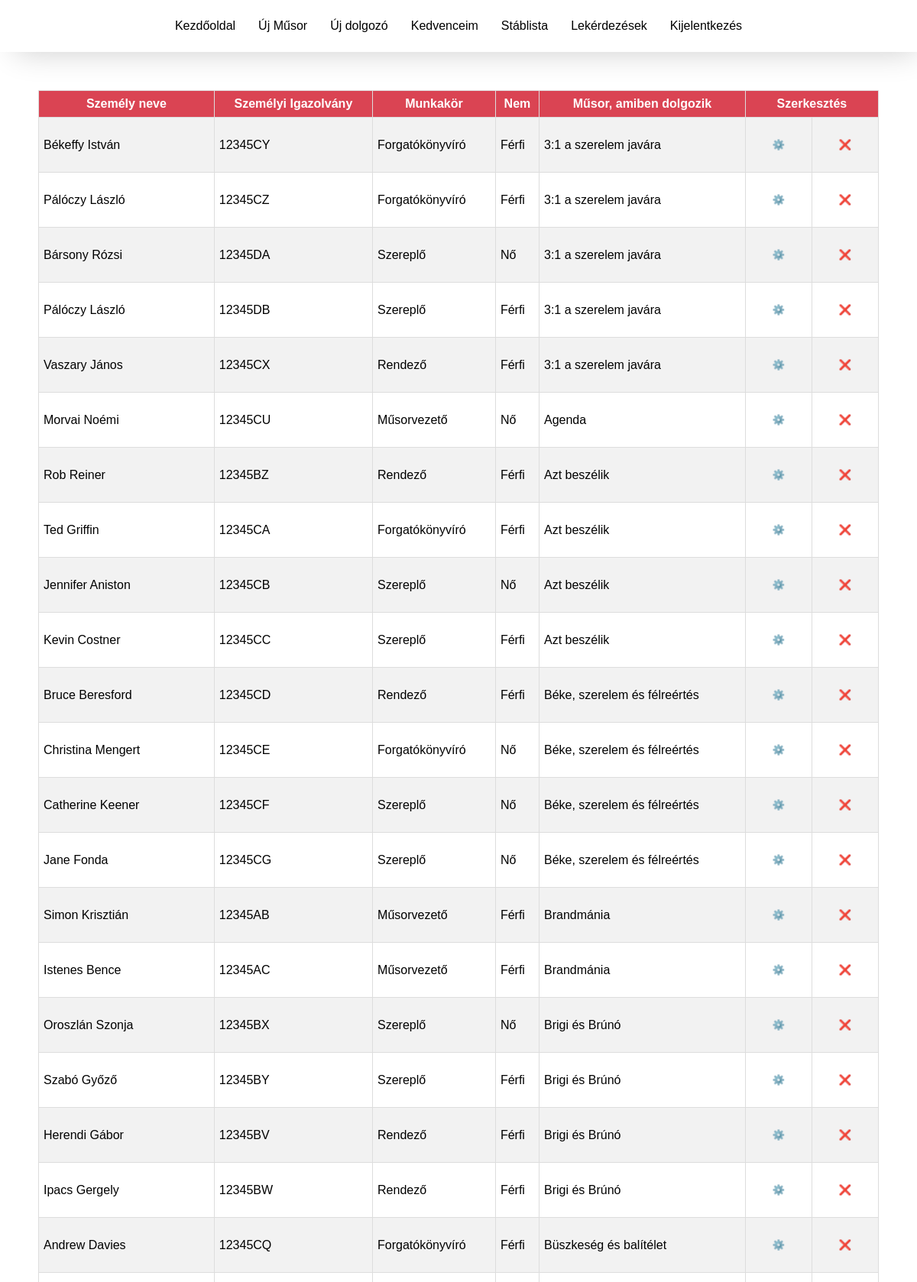
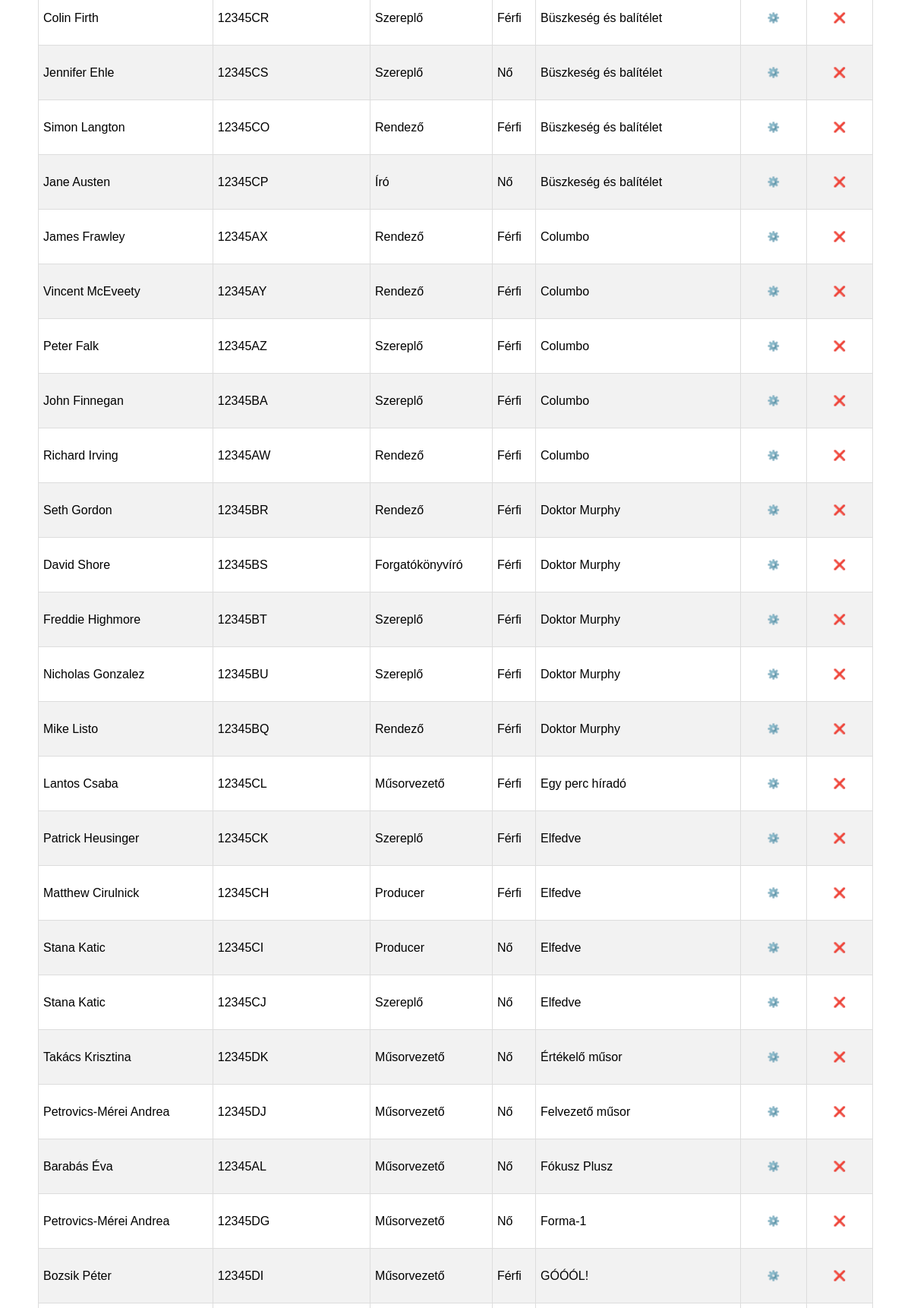
/stablista.php (signed in, upper part), run on the app's committed database (2 pictures, top to bottom).
### tables this page shows
CREATE TABLE `stablista` (
  `SzeIg` varchar(8) NOT NULL,
  `Nev` varchar(30) NOT NULL,
  `MunkaKor` varchar(20) NOT NULL,
  `Nem` varchar(5) NOT NULL,
  `MusorId` int(11) NOT NULL
);

CREATE TABLE `musor` (
  `MusorId` int(11) NOT NULL,
  `Hossz` int(3) NOT NULL,
  `Nev` varchar(30) NOT NULL,
  `Korhatar` int(2) NOT NULL,
  `CsatornaNev` varchar(20) DEFAULT NULL
);

### stablista.php (the view, shortened to what this page needs)
<?php
    include_once("fuggvenyek.php");
    include_once("index.php");
    if(!($connect = konyvtarhozcsatlakozas())) die();
    echo '<div class="container">';
        echo '<table>';
            echo '<tr>';
                echo '<th>' . "Személy neve". '</th>';
                echo '<th>'. "Személyi Igazolvány". '</th>';
                echo '<th>'. "Munkakör". '</th>';
                echo '<th>'. "Nem". '</th>';
                echo '<th>'. "Műsor, amiben dolgozik". '</th>';
                echo '<th colspan="2">'. "Szerkesztés". '</th>';
            echo '</tr>';
        $sorok = mysqli_query($connect, "SELECT stablista.Nev ,`SzeIg`,`MunkaKor`,`Nem`, musor.Nev as musorneve,stablista.MusorId  FROM `stablista` join musor on stablista.MusorId = musor.MusorId order by musor.Nev");
        while ($musorsorok = mysqli_fetch_assoc($sorok))
        {
            echo '<tr>';
                echo '<td>' . $musorsorok["Nev"].'</td>';
                echo '<td>' . $musorsorok["SzeIg"].'</td>';
                echo '<td>' . $musorsorok["MunkaKor"].'</td>';
                echo '<td>' . $musorsorok["Nem"].'</td>';
                echo '<td>' . $musorsorok["musorneve"].'</td>';
                echo '<form action = "stablistaszerkesztesform.php" method = "POST">';
                echo '<td style="text-align: center;"><input type = "submit" value = "⚙️" title = "Szerkesztés"></td>';
                echo '</form>';
                echo '<form action = "stablistatorles.php" method = "POST">';
                echo '<td style="text-align: center;"><input type = "submit" value = "❌" title = "Törlés"></td>';
                echo '</form>';
            echo '</tr>';
        }
        echo '</table>';
        echo '</div>';
?>

### style.css (style rules this page uses)
* { margin: 0; padding: 0; box-sizing: border-box; font-family: Arial, Helvetica, sans-serif; }
.container { padding: 50px; }
table { border-collapse: collapse; width: 100%; }
table td, table th { border: 1px solid #ddd; padding: 6px; }
table tr:nth-child(even) { background-color: #f2f2f2; }
table th { padding: 8px 5px; text-align: center; background-color: #da4453; color: white; }
table, th, td { border: 1px solid; }
table input[type="submit"] { background-color: transparent; outline: none; border: none; cursor: pointer; }
form { width: 50%; }
input[type="submit"] { width: 100%; background-color: #da4453; color: white; padding: 14px 20px; margin: 8px 0; border: none; border-radius: 4px; cursor: pointer; }

### data on the page
stablista: Nev "Békeffy István", SzeIg "12345CY", MunkaKor "Forgatókönyvíró", Nem "Férfi", MusorId.Nev "3:1 a szerelem javára"
stablista: Nev "Pálóczy László", SzeIg "12345CZ", MunkaKor "Forgatókönyvíró", Nem "Férfi", MusorId.Nev "3:1 a szerelem javára"
stablista: Nev "Bársony Rózsi", SzeIg "12345DA", MunkaKor "Szereplő", Nem "Nő", MusorId.Nev "3:1 a szerelem javára"
stablista: Nev "Pálóczy László", SzeIg "12345DB", MunkaKor "Szereplő", Nem "Férfi", MusorId.Nev "3:1 a szerelem javára"
stablista: Nev "Vaszary János", SzeIg "12345CX", MunkaKor "Rendező", Nem "Férfi", MusorId.Nev "3:1 a szerelem javára"
stablista: Nev "Morvai Noémi", SzeIg "12345CU", MunkaKor "Műsorvezető", Nem "Nő", MusorId.Nev "Agenda"
stablista: Nev "Rob Reiner", SzeIg "12345BZ", MunkaKor "Rendező", Nem "Férfi", MusorId.Nev "Azt beszélik"
stablista: Nev "Ted Griffin", SzeIg "12345CA", MunkaKor "Forgatókönyvíró", Nem "Férfi", MusorId.Nev "Azt beszélik"
stablista: Nev "Jennifer Aniston", SzeIg "12345CB", MunkaKor "Szereplő", Nem "Nő", MusorId.Nev "Azt beszélik"
stablista: Nev "Kevin Costner", SzeIg "12345CC", MunkaKor "Szereplő", Nem "Férfi", MusorId.Nev "Azt beszélik"
stablista: Nev "Bruce Beresford", SzeIg "12345CD", MunkaKor "Rendező", Nem "Férfi", MusorId.Nev "Béke, szerelem és félreértés"
stablista: Nev "Christina Mengert", SzeIg "12345CE", MunkaKor "Forgatókönyvíró", Nem "Nő", MusorId.Nev "Béke, szerelem és félreértés"
stablista: Nev "Catherine Keener", SzeIg "12345CF", MunkaKor "Szereplő", Nem "Nő", MusorId.Nev "Béke, szerelem és félreértés"
stablista: Nev "Jane Fonda", SzeIg "12345CG", MunkaKor "Szereplő", Nem "Nő", MusorId.Nev "Béke, szerelem és félreértés"
stablista: Nev "Simon Krisztián", SzeIg "12345AB", MunkaKor "Műsorvezető", Nem "Férfi", MusorId.Nev "Brandmánia"
stablista: Nev "Istenes Bence", SzeIg "12345AC", MunkaKor "Műsorvezető", Nem "Férfi", MusorId.Nev "Brandmánia"
stablista: Nev "Oroszlán Szonja", SzeIg "12345BX", MunkaKor "Szereplő", Nem "Nő", MusorId.Nev "Brigi és Brúnó"
stablista: Nev "Szabó Győző", SzeIg "12345BY", MunkaKor "Szereplő", Nem "Férfi", MusorId.Nev "Brigi és Brúnó"
stablista: Nev "Herendi Gábor", SzeIg "12345BV", MunkaKor "Rendező", Nem "Férfi", MusorId.Nev "Brigi és Brúnó"
stablista: Nev "Ipacs Gergely", SzeIg "12345BW", MunkaKor "Rendező", Nem "Férfi", MusorId.Nev "Brigi és Brúnó"
stablista: Nev "Andrew Davies", SzeIg "12345CQ", MunkaKor "Forgatókönyvíró", Nem "Férfi", MusorId.Nev "Büszkeség és balítélet"
stablista: Nev "Colin Firth", SzeIg "12345CR", MunkaKor "Szereplő", Nem "Férfi", MusorId.Nev "Büszkeség és balítélet"
stablista: Nev "Jennifer Ehle", SzeIg "12345CS", MunkaKor "Szereplő", Nem "Nő", MusorId.Nev "Büszkeség és balítélet"
stablista: Nev "Simon Langton", SzeIg "12345CO", MunkaKor "Rendező", Nem "Férfi", MusorId.Nev "Büszkeség és balítélet"
stablista: Nev "Jane Austen", SzeIg "12345CP", MunkaKor "Író", Nem "Nő", MusorId.Nev "Büszkeség és balítélet"
stablista: Nev "James Frawley", SzeIg "12345AX", MunkaKor "Rendező", Nem "Férfi", MusorId.Nev "Columbo"
stablista: Nev "Vincent McEveety", SzeIg "12345AY", MunkaKor "Rendező", Nem "Férfi", MusorId.Nev "Columbo"
stablista: Nev "Peter Falk", SzeIg "12345AZ", MunkaKor "Szereplő", Nem "Férfi", MusorId.Nev "Columbo"
stablista: Nev "John Finnegan", SzeIg "12345BA", MunkaKor "Szereplő", Nem "Férfi", MusorId.Nev "Columbo"
stablista: Nev "Richard Irving", SzeIg "12345AW", MunkaKor "Rendező", Nem "Férfi", MusorId.Nev "Columbo"
stablista: Nev "Seth Gordon", SzeIg "12345BR", MunkaKor "Rendező", Nem "Férfi", MusorId.Nev "Doktor Murphy"
stablista: Nev "David Shore", SzeIg "12345BS", MunkaKor "Forgatókönyvíró", Nem "Férfi", MusorId.Nev "Doktor Murphy"
stablista: Nev "Freddie Highmore", SzeIg "12345BT", MunkaKor "Szereplő", Nem "Férfi", MusorId.Nev "Doktor Murphy"
stablista: Nev "Nicholas Gonzalez", SzeIg "12345BU", MunkaKor "Szereplő", Nem "Férfi", MusorId.Nev "Doktor Murphy"
stablista: Nev "Mike Listo", SzeIg "12345BQ", MunkaKor "Rendező", Nem "Férfi", MusorId.Nev "Doktor Murphy"
stablista: Nev "Lantos Csaba", SzeIg "12345CL", MunkaKor "Műsorvezető", Nem "Férfi", MusorId.Nev "Egy perc híradó"
stablista: Nev "Patrick Heusinger", SzeIg "12345CK", MunkaKor "Szereplő", Nem "Férfi", MusorId.Nev "Elfedve"
stablista: Nev "Matthew Cirulnick", SzeIg "12345CH", MunkaKor "Producer", Nem "Férfi", MusorId.Nev "Elfedve"
stablista: Nev "Stana Katic", SzeIg "12345CI", MunkaKor "Producer", Nem "Nő", MusorId.Nev "Elfedve"
stablista: Nev "Stana Katic", SzeIg "12345CJ", MunkaKor "Szereplő", Nem "Nő", MusorId.Nev "Elfedve"
stablista: Nev "Takács Krisztina", SzeIg "12345DK", MunkaKor "Műsorvezető", Nem "Nő", MusorId.Nev "Értékelő műsor"
stablista: Nev "Petrovics-Mérei Andrea", SzeIg "12345DJ", MunkaKor "Műsorvezető", Nem "Nő", MusorId.Nev "Felvezető műsor"
stablista: Nev "Barabás Éva", SzeIg "12345AL", MunkaKor "Műsorvezető", Nem "Nő", MusorId.Nev "Fókusz Plusz"
stablista: Nev "Petrovics-Mérei Andrea", SzeIg "12345DG", MunkaKor "Műsorvezető", Nem "Nő", MusorId.Nev "Forma-1"
stablista: Nev "Bozsik Péter", SzeIg "12345DI", MunkaKor "Műsorvezető", Nem "Férfi", MusorId.Nev "GÓÓÓL!"
